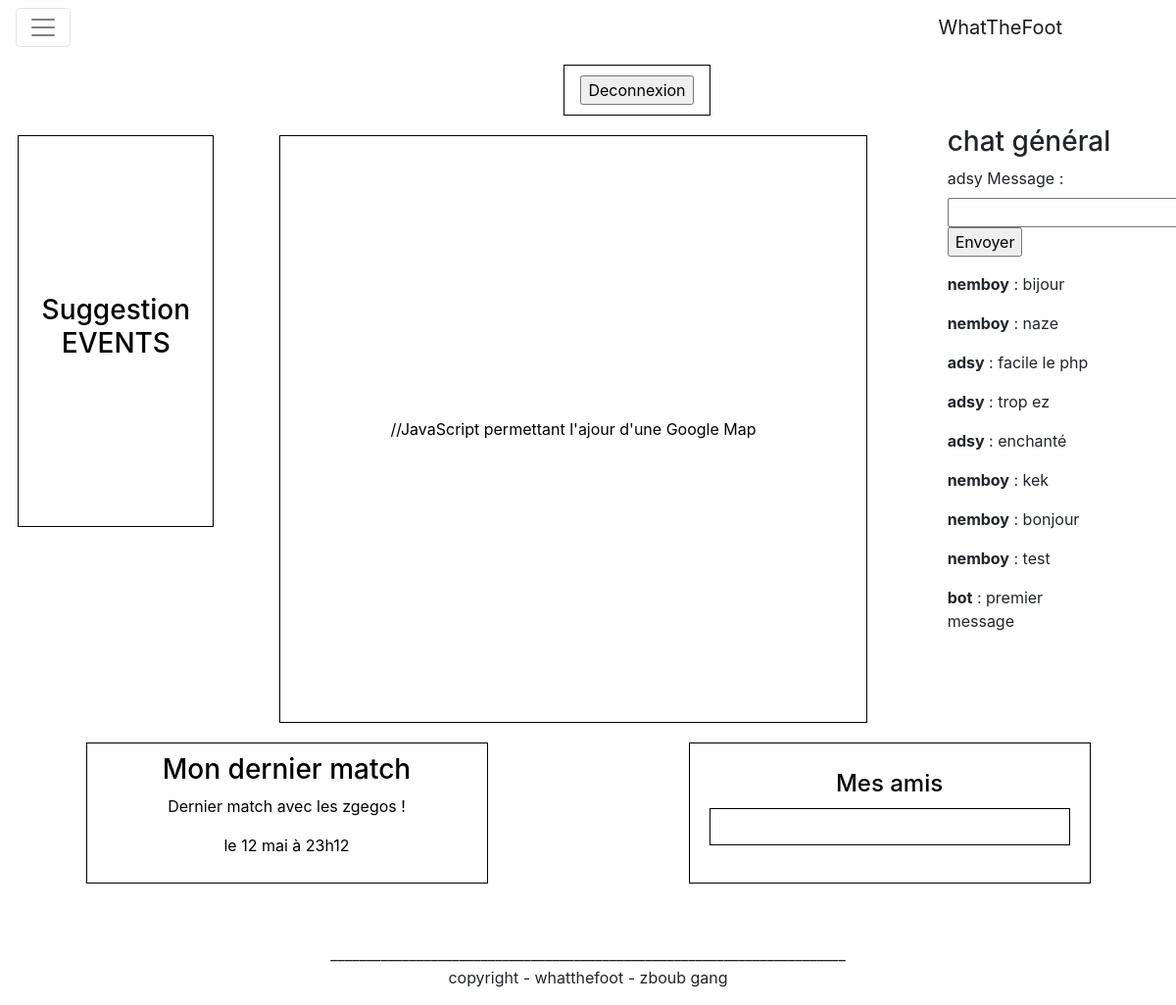
The page / (signed in) on the database its author committed.
### tables this page shows
CREATE TABLE IF NOT EXISTS `chatgen` (
  `idMessage` int(11) NOT NULL AUTO_INCREMENT,
  `Pseudo` varchar(45) NOT NULL,
  `message` varchar(255) NOT NULL,
  PRIMARY KEY (`idMessage`)
);

### VUE/chatgen.php (the view, shortened to what this page needs)
<aside class="col-2 mx-auto" id="chatgen">
                    <h3>chat général</h3>
			    <?php if(isset($_SESSION['id']))
			    {
?>
			    <form action="VUE/chatgen_post.php" method="post">
			        <p>
			        <?php echo $_SESSION['pseudo'];
			        ?>
			        <label for="message">Message</label> :  <input type="text" name="message" id="message" /><br />
			        <input type="submit" value="Envoyer" />
				</p>
			    </form>
				<?php
				}
				$bdd = bdd();
				$reponse = $bdd->query('SELECT Pseudo, message FROM chatgen ORDER BY idMessage DESC LIMIT 0, 10');
				while ($donnees = $reponse->fetch())
				{
					echo '<p><strong>' . htmlspecialchars($donnees['Pseudo']) . '</strong> : ' . htmlspecialchars($donnees['message']) . '</p>';
				}
				?>
                </aside>
</div>

### css/style.css (style rules this page uses)
body, html { height: 100%; margin: 0px; min-height: 100%; }

### rows shown on the page
chatgen: Pseudo "nemboy", message "bijour"
chatgen: Pseudo "nemboy", message "naze"
chatgen: Pseudo "adsy", message "facile le php"
chatgen: Pseudo "adsy", message "trop ez"
chatgen: Pseudo "adsy", message "enchanté"
chatgen: Pseudo "nemboy", message "kek"
chatgen: Pseudo "nemboy", message "bonjour"
chatgen: Pseudo "nemboy", message "test"
chatgen: Pseudo "bot", message "premier message"

### other values the page prints
$_SESSION['pseudo'] "adsy"
